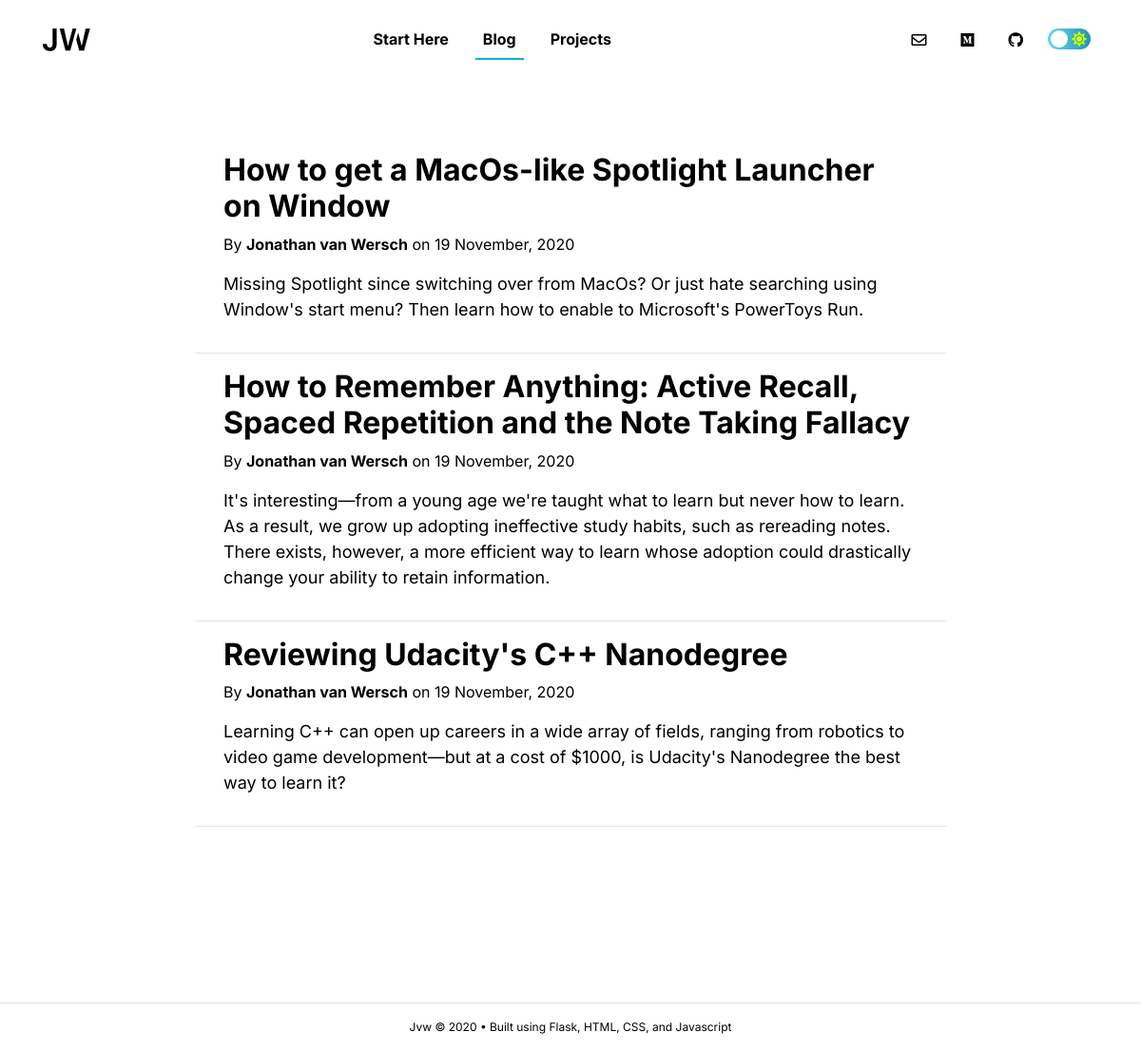
Page /blog on the committed database.
### flaskblog/models.py (models this page shows, shortened)
class Post(db.Model):
    id = db.Column(db.Integer, primary_key=True)
    title = db.Column(db.String(100), nullable=False)
    url_title = db.Column(db.String(100), nullable=False)
    date_posted = db.Column(db.DateTime, nullable=False, default=datetime.utcnow)
    author = db.Column(db.String(100), nullable=False)
    summary = db.Column(db.Text, nullable=False)
    content = db.Column(db.Text, nullable=False)
    field = db.Column(db.Text, nullable=False)
    image = db.Column(db.String(1000), nullable=False)

### flaskblog/routes.py (the view)
@app.route("/blog")
def blog():
    post = Post.query.order_by(Post.date_posted.desc())
    return render_template('blog.html', title = 'Blog', post=post, content=content)

### flaskblog/templates/blog.html (shortened to what this page needs)
{% extends "layout.html" %}
{% block content %}
{% for post in post %}
<div class="row">
    <div class="col-lg-2"></div>
        <div class="col-lg-8">
        <a class="block" href="/blog/{{ post.id }}/{{ post.url_title }}">
            <article class="media content-section">
                <div class="media-body">
                    <div class="article-metadata">
                        <a class="article-title" href="/blog/{{ post.id }}/{{ post.url_title }}"><h2 class="article-title">{{ post.title }}</h2></a>
                        <p class="mr-2">By <b>Jonathan van Wersch</b> on {{ post.date_posted.strftime("%d %B, %Y") }}</p>
                    </div>
                    <p class="article-content">{{ post.summary|safe }}</p>
                </div>
            </article>
        </a>
        </div>
        <div class="col-lg-2"></div>
        <hr class="solid col-lg-8">
    </div>
{% endfor %}
{% endblock content %}

### flaskblog/templates/layout.html (shortened to what this page needs)
<!DOCTYPE html>
<html>
<head>
    <link rel="stylesheet" type="text/css" href="{{ url_for('static', filename='main.css') }}">
    <link rel="stylesheet" href="https://cdn.jsdelivr.net/npm/bootstrap@4.5.3/dist/css/bootstrap.min.css"
>
    <link rel="stylesheet" href="https://cdnjs.cloudflare.com/ajax/libs/font-awesome/5.15.1/css/all.min.css"
 />
    <link rel="stylesheet" href="">
</head>
<body>
    <header class="site-header">
        <nav class="navbar fixed-top navbar-light navbar-expand-md justify-content-center">
            <div class="container">
                <a class="navbar-brand mr-0" href="/">
                    <img src="/static/logo_jvw.svg" class="logo" id="logo" width="50" height="58" alt="">
                </a>
                <div class="navbar-collapse collapse justify-content-between align-items-center w-100" id="navbarToggle">
                    <ul class="navbar-nav mx-auto text-center">
                        <li class="nav-item active">
                            <a class="nav-link" style="font-weight: bold" href="/">Start Here</a>
                        </li>
                        <li class="nav-item">
                            <a class="nav-link" style="font-weight: bold" href="/blog">Blog</a>
                        </li>
                        <li class="nav-item">
                            <a class="nav-link" style="font-weight: bold" href="/projects">Projects</a>
                        </li>
                    </ul>
                    <ul class="navbar-nav align-items-center">
                        <li class="nav-item">
                            <a class="nav-link" href="mailto:jonathanvwersch@gmail.com">
                                <i class="far fa-envelope fa-1x"></i></a>
                        </li>
                        <li class="nav-item">
                            <a class="nav-link" href="https://medium.com/@jonathanvwersch">
                                <i class="fab fa-medium fa-1x"></i></a>
                        </li>
                        <li class="nav-item">
                            <a class="nav-link" href="https://github.com/Jonathanvwersch">
                                <i class="fab fa-github fa-1x"></i></a>
                        </li>
                        <li class="nav-link">
                            <label for="checkbox" class="label">
                                <i class ="fas fa-sun"></i>
                                <div class="ball"></div>
                            </label>
                        </li>
                    </ul>
                </div>
            </div>
            <div class="header">
                <div class="progress-container">
                </div>
            </div>
        </nav>
    </header>
    <main role="main" class="container">
        {% block content %}{% endblock %}
    </main>
    <br>
    <br>
    <br>
    <br>
    <br>
    <footer>
        <hr class="solid">
        <p style="font-size: 12px" ;>Jvw &copy
            <script>document.write(new Date().getFullYear());</script> • Built using Flask, HTML, CSS, and Javascript</p>
    </footer>
</body>
</html>

### flaskblog/static/main.css (style rules this page uses)
:root { --primary-color: #ffffff; --secondary-color: #d3d3d3; --font-color: #000000; --active-color: #00B6CE; }
body { background-color: var(--primary-color)!important; font-family: 'Inter', sans-serif !important; position: relative; padding-bottom: 100px; min-height: 100vh; }
hr.solid { border-top: 1px solid grey; opacity: 20%; }
ul { list-style: none; padding-left: 0; }
h1, h2, h3, h4, h5, h6 { color: var(--font-color); font-weight: bold!important; }
h2 { font-size: 32px!important; }
li { font-size: 16px; color: var(--font-color); }
a.nav-link { color: var(--font-color)!important; }
.navbar-nav>.active>a { border-bottom: 2px solid var(--active-color); }
nav.navbar { background-color: var(--primary-color); }
li.nav-link { margin-top: 6px; }
.label { width: 45px; height: 22px; display: flex; border-radius: 50px; align-items: center; justify-content: space-between; padding: 4px; position: relative; background: #2193b0; background: -webkit-linear-gradient(to right, #6dd5ed, #2193b0); background: linear-gradient(to right, #6dd5ed, #2193b0); }
.fa-sun { color: #c8ff00; }
.ball { width: 18px; height: 18px; background-color: white; position: absolute; top: 2px; left: 3px; border-radius: 50%; transition: transform 0.2s linear; }
.header { position: fixed; padding-top: 80px; z-index: -1!important; width: 100%; }
.progress-container { width: 100%; height: 4px; background: var(--primary-color); }
main.container { padding-top: 10em; }
.nav-item { padding-left: 10px; padding-right: 10px; }
footer { position: absolute; background-color: var(--primary-color); text-align: center; bottom: 0; left: 0; width: 100%; }
p { font-size: 16px; color: var(--font-color); }
p.article-content { font-size: 18px; }
a { color: var(--active-color)!important; }
::placeholder { color: black; }

### rows in the picture
Post: title "How to get a MacOs-like Spotlight Launcher on Window", date_posted "19 November, 2020", summary "Missing Spotlight since switching over from MacOs? Or just hate searching using Window's start menu? Then learn how to enable to Microsoft's PowerToys Run."
Post: title "How to Remember Anything: Active Recall, Spaced Repetition and the Note Taking Fallacy", date_posted "19 November, 2020", summary "It's interesting—from a young age we're taught what to learn but never how to learn. As a result, we grow up adopting ineffective study habits, such as rereading notes. There exists, however, a more efficient way to learn whose adoption could drastically change your ability to retain information."
Post: title "Reviewing Udacity's C++ Nanodegree", date_posted "19 November, 2020", summary "Learning C++ can open up careers in a wide array of fields, ranging from robotics to video game development—but at a cost of $1000, is Udacity's Nanodegree the best way to learn it?"
